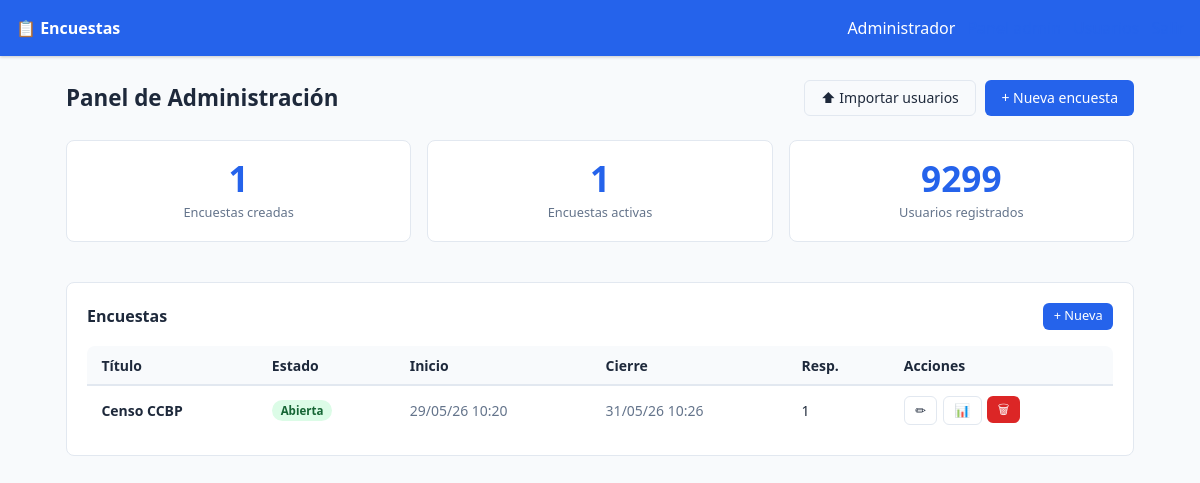
Page /admin/ (signed in) on the committed database.
### app/models.py (models this page shows)
class Survey(db.Model):
    __tablename__ = "surveys"
    id = db.Column(db.Integer, primary_key=True)
    title = db.Column(db.String(300), nullable=False)
    description = db.Column(db.Text)
    start_date = db.Column(db.DateTime)
    end_date = db.Column(db.DateTime)
    is_active = db.Column(db.Boolean, default=False)
    terms_text = db.Column(db.Text, nullable=True)   # Términos y condiciones (opcional)
    created_at = db.Column(db.DateTime, default=datetime.utcnow)
    questions = db.relationship(
        "Question", backref="survey", lazy=True, order_by="Question.order"
    )
    responses = db.relationship("Response", backref="survey", lazy=True)
    @property
    def is_open(self):
        now = datetime.utcnow()
        if not self.is_active:
            return False
        if self.start_date and now < self.start_date:
            return False
        if self.end_date and now > self.end_date:
            return False
        return True

### app/routes_admin.py (the view)
@admin_bp.route("/")
@admin_required
def index():
    surveys = Survey.query.order_by(Survey.created_at.desc()).all()
    users_count = User.query.filter_by(is_admin=False).count()
    return render_template("admin/index.html", surveys=surveys, users_count=users_count)

### app/routes_admin.py (called while the page is built)
def admin_required(f):
    @wraps(f)
    def decorated(*args, **kwargs):
        if not session.get("is_admin"):
            return redirect(url_for("auth.login"))
        return f(*args, **kwargs)
    return decorated

### templates/admin/index.html (shortened to what this page needs)
{% extends "base.html" %}
{% block content %}
<div class="page-header">
  <h1 class="page-title">Panel de Administración</h1>
  <div class="actions flex gap-2 flex-wrap">
    <a href="/admin/users/import" class="btn btn-outline">⬆ Importar usuarios</a>
    <a href="/admin/survey/new" class="btn btn-primary">+ Nueva encuesta</a>
  </div>
</div>
<div class="grid-3" style="margin-bottom:1.25rem;">
  <div class="card stat">
    <div class="stat-number">{{ surveys|length }}</div>
    <div class="stat-label">Encuestas creadas</div>
  </div>
  <div class="card stat">
    <div class="stat-number">{{ surveys|selectattr('is_active')|list|length }}</div>
    <div class="stat-label">Encuestas activas</div>
  </div>
  <div class="card stat">
    <div class="stat-number">{{ users_count }}</div>
    <div class="stat-label">Usuarios registrados</div>
  </div>
</div>
<div class="card">
  <div class="card-header">
    <span class="card-title">Encuestas</span>
    <a href="/admin/survey/new" class="btn btn-primary btn-sm">+ Nueva</a>
  </div>
  {% if surveys %}
  <div class="table-wrap">
    <table>
      <thead>
        <tr><th>Título</th><th>Estado</th><th>Inicio</th><th>Cierre</th><th>Resp.</th><th>Acciones</th></tr>
      </thead>
      <tbody>
        {% for s in surveys %}
        <tr>
          <td><strong>{{ s.title }}</strong></td>
          <td>
            {% if s.is_open %}<span class="badge badge-green">Abierta</span>
            {% elif s.is_active %}<span class="badge badge-yellow">Activa/sin fecha</span>
            {% else %}<span class="badge badge-gray">Inactiva</span>{% endif %}
          </td>
          <td class="text-muted" style="white-space:nowrap;">{{ s.start_date.strftime('%d/%m/%y %H:%M') if s.start_date else '—' }}</td>
          <td class="text-muted" style="white-space:nowrap;">{{ s.end_date.strftime('%d/%m/%y %H:%M') if s.end_date else '—' }}</td>
          <td>{{ s.responses|length }}</td>
          <td>
            <div class="flex gap-1 flex-wrap">
              <a href="/admin/survey/{{ s.id }}/edit" class="btn btn-outline btn-sm">✏</a>
              <a href="/admin/survey/{{ s.id }}/results" class="btn btn-outline btn-sm">📊</a>
              <form method="POST" action="/admin/survey/{{ s.id }}/delete"
                    onsubmit="return confirm('¿Eliminar esta encuesta y todas sus respuestas?')">
                <button class="btn btn-danger btn-sm">🗑</button>
              </form>
            </div>
          </td>
        </tr>
        {% endfor %}
      </tbody>
    </table>
  </div>
  {% else %}
  <p class="text-muted">No hay encuestas. <a href="/admin/survey/new">Crea la primera</a>.</p>
  {% endif %}
</div>
{% endblock %}

### templates/base.html (style rules this page uses)
*, *::before, *::after { box-sizing: border-box; margin: 0; padding: 0; }
:root { --primary: #2563eb; --primary-dark: #1d4ed8; --success: #16a34a; --danger: #dc2626; --warning: #d97706; --info: #0891b2; --bg: #f8fafc; --surface: #ffffff; --border: #e2e8f0; --text: #1e293b; --text-muted: #64748b; --radius: 8px; --nav-h: 56px; }
html { font-size: 16px; }
body { font-family: system-ui, -apple-system, sans-serif; background: var(--bg); color: var(--text); min-height: 100vh; }
a { color: var(--primary); text-decoration: none; }
.card { background: var(--surface); border: 1px solid var(--border); border-radius: var(--radius); padding: 1.25rem; margin-bottom: 1.25rem; }
.card-header { display: flex; align-items: center; justify-content: space-between; flex-wrap: wrap; gap: .5rem; margin-bottom: 1rem; }
.card-title { font-size: 1rem; font-weight: 600; }
.btn { display: inline-flex; align-items: center; gap: .35rem; padding: .45rem 1rem; border-radius: 6px; font-size: .875rem; font-weight: 500; cursor: pointer; border: none; transition: .15s; white-space: nowrap; line-height: 1.4; }
.btn-primary { background: var(--primary); color: #fff; }
.btn-danger { background: var(--danger); color: #fff; }
.btn-outline { background: transparent; border: 1px solid var(--border); color: var(--text); }
.btn-sm { padding: .3rem .65rem; font-size: .8rem; }
.table-wrap { overflow-x: auto; -webkit-overflow-scrolling: touch; border-radius: var(--radius); }
table { width: 100%; border-collapse: collapse; font-size: .875rem; min-width: 480px; }
th { text-align: left; padding: .6rem .9rem; background: var(--bg); border-bottom: 2px solid var(--border); font-weight: 600; white-space: nowrap; }
td { padding: .6rem .9rem; border-bottom: 1px solid var(--border); vertical-align: middle; }
tr:last-child td { border-bottom: none; }
.badge { display: inline-block; padding: .2rem .55rem; border-radius: 9999px; font-size: .72rem; font-weight: 600; }
.badge-green { background: #dcfce7; color: #166534; }
.grid-3 { display: grid; grid-template-columns: repeat(3, 1fr); gap: 1rem; }
.stat { text-align: center; padding: 1.25rem 1rem; }
.stat-number { font-size: 2.2rem; font-weight: 700; color: var(--primary); line-height: 1; }
.stat-label { font-size: .8rem; color: var(--text-muted); margin-top: .4rem; }
.page-title { font-size: 1.4rem; font-weight: 700; margin-bottom: 1.25rem; }
.text-muted { color: var(--text-muted); font-size: .875rem; }
.flex { display: flex; }
.flex-wrap { flex-wrap: wrap; }
.gap-1 { gap: .35rem; }
.gap-2 { gap: .6rem; }
.page-header { display: flex; align-items: center; justify-content: space-between; flex-wrap: wrap; gap: .75rem; margin-bottom: 1.5rem; }
.page-header .page-title { margin: 0; }

### rows in the picture
Survey: title "Censo CCBP", is_active "Abierta", start_date "29/05/26 10:20", end_date "31/05/26 10:26", responses|length "1"

### other values in the picture
{{ session.user_name }} "Administrador"
{{ surveys|length }} "1"
{{ surveys|selectattr('is_active')|list|length }} "1"
{{ users_count }} "9299"
